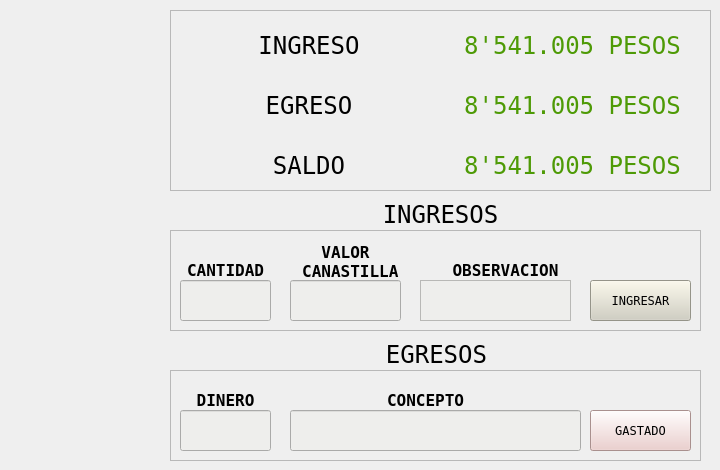
    <widget class="QWidget" name="tab">
     <attribute name="title">
      <string>LIMON</string>
     </attribute>
     <widget class="QLabel" name="label_40">
      <property name="geometry">
       <rect>
        <x>176</x>
        <y>340</y>
        <width>521</width>
        <height>28</height>
       </rect>
      </property>
      <property name="font">
       <font>
        <family>Andale Mono</family>
        <pointsize>18</pointsize>
       </font>
      </property>
      <property name="text">
       <string>EGRESOS</string>
      </property>
      <property name="alignment">
       <set>Qt::AlignCenter</set>
      </property>
     </widget>
     <widget class="QFrame" name="frame_9">
      <property name="geometry">
       <rect>
        <x>170</x>
        <y>230</y>
        <width>531</width>
        <height>101</height>
       </rect>
      </property>
      <property name="font">
       <font>
        <family>Andale Mono</family>
       </font>
      </property>
      <property name="frameShape">
       <enum>QFrame::StyledPanel</enum>
      </property>
      <property name="frameShadow">
       <enum>QFrame::Raised</enum>
      </property>
      <widget class="QLabel" name="label_21">
       <property name="geometry">
        <rect>
         <x>10</x>
         <y>20</y>
         <width>91</width>
         <height>41</height>
        </rect>
       </property>
       <property name="font">
        <font>
         <family>Andale Mono</family>
         <pointsize>12</pointsize>
         <weight>75</weight>
         <bold>true</bold>
        </font>
       </property>
       <property name="text">
        <string>CANTIDAD</string>
       </property>
       <property name="alignment">
        <set>Qt::AlignCenter</set>
       </property>
      </widget>
      <widget class="QPushButton" name="boton_venta_limon">
       <property name="geometry">
        <rect>
         <x>420</x>
         <y>50</y>
         <width>101</width>
         <height>41</height>
        </rect>
       </property>
       <property name="font">
        <font>
         <family>Andale Mono</family>
        </font>
       </property>
       <property name="styleSheet">
        <string notr="true">background-color: rgb(209, 207, 192);</string>
       </property>
       <property name="text">
        <string>INGRESAR</string>
       </property>
      </widget>
      <widget class="QLabel" name="label_20">
       <property name="geometry">
        <rect>
         <x>120</x>
         <y>10</y>
         <width>111</width>
         <height>44</height>
        </rect>
       </property>
       <property name="font">
        <font>
         <family>Andale Mono</family>
         <pointsize>12</pointsize>
         <weight>75</weight>
         <bold>true</bold>
        </font>
       </property>
       <property name="text">
        <string>VALOR
 CANASTILLA</string>
       </property>
       <property name="alignment">
        <set>Qt::AlignCenter</set>
       </property>
      </widget>
      <widget class="QLabel" name="label_22">
       <property name="geometry">
        <rect>
         <x>260</x>
         <y>20</y>
         <width>151</width>
         <height>41</height>
        </rect>
       </property>
       <property name="font">
        <font>
         <family>Andale Mono</family>
         <pointsize>12</pointsize>
         <weight>75</weight>
         <bold>true</bold>
        </font>
       </property>
       <property name="text">
        <string>OBSERVACION</string>
       </property>
       <property name="alignment">
        <set>Qt::AlignCenter</set>
       </property>
      </widget>
      <widget class="QLineEdit" name="cantidad_limones_venta">
       <property name="geometry">
        <rect>
         <x>10</x>
         <y>50</y>
         <width>91</width>
         <height>41</height>
        </rect>
       </property>
       <property name="styleSheet">
        <string notr="true">background-color: rgb(238, 238, 236);</string>
       </property>
      </widget>
      <widget class="QTextEdit" name="observacion_limon">
       <property name="geometry">
        <rect>
         <x>250</x>
         <y>50</y>
         <width>151</width>
         <height>41</height>
        </rect>
       </property>
       <property name="font">
        <font/>
       </property>
       <property name="styleSheet">
        <string notr="true">background-color: rgb(238, 238, 236);</string>
       </property>
       <property name="html">
        <string>&lt;!DOCTYPE HTML PUBLIC &quot;-//W3C//DTD HTML 4.0//EN&quot; &quot;http://www.w3.org/TR/REC-html40/strict.dtd&quot;&gt;
&lt;html&gt;&lt;head&gt;&lt;meta name=&quot;qrichtext&quot; content=&quot;1&quot; /&gt;&lt;style type=&quot;text/css&quot;&gt;
p, li { white-space: pre-wrap; }
&lt;/style&gt;&lt;/head&gt;&lt;body style=&quot; font-family:'Ubuntu'; font-size:11pt; font-weight:400; font-style:normal;&quot;&gt;
&lt;p style=&quot;-qt-paragraph-type:empty; margin-top:0px; margin-bottom:0px; margin-left:0px; margin-right:0px; -qt-block-indent:0; text-indent:0px;&quot;&gt;&lt;br /&gt;&lt;/p&gt;&lt;/body&gt;&lt;/html&gt;</string>
       </property>
      </widget>
      <widget class="QLineEdit" name="valor_venta_limon">
       <property name="geometry">
        <rect>
         <x>120</x>
         <y>50</y>
         <width>111</width>
         <height>41</height>
        </rect>
       </property>
       <property name="styleSheet">
        <string notr="true">background-color: rgb(238, 238, 236);</string>
       </property>
      </widget>
     </widget>
     <widget class="QLabel" name="label_41">
      <property name="geometry">
       <rect>
        <x>180</x>
        <y>200</y>
        <width>521</width>
        <height>28</height>
       </rect>
      </property>
      <property name="font">
       <font>
        <family>Andale Mono</family>
        <pointsize>18</pointsize>
       </font>
      </property>
      <property name="text">
       <string>INGRESOS</string>
      </property>
      <property name="alignment">
       <set>Qt::AlignCenter</set>
      </property>
     </widget>
     <widget class="QFrame" name="frame_10">
      <property name="geometry">
       <rect>
        <x>170</x>
        <y>370</y>
        <width>531</width>
        <height>91</height>
       </rect>
      </property>
      <property name="font">
       <font>
        <family>Andale Mono</family>
       </font>
      </property>
      <property name="frameShape">
       <enum>QFrame::StyledPanel</enum>
      </property>
      <property name="frameShadow">
       <enum>QFrame::Raised</enum>
      </property>
      <widget class="QPushButton" name="boton_gasto_limon">
       <property name="geometry">
        <rect>
         <x>420</x>
         <y>40</y>
         <width>101</width>
         <height>41</height>
        </rect>
       </property>
       <property name="font">
        <font>
         <family>Andale Mono</family>
        </font>
       </property>
       <property name="styleSheet">
        <string notr="true">background-color: rgb(236, 201, 199);</string>
       </property>
       <property name="text">
        <string>GASTADO</string>
       </property>
      </widget>
      <widget class="QLabel" name="label_23">
       <property name="geometry">
        <rect>
         <x>10</x>
         <y>10</y>
         <width>91</width>
         <height>41</height>
        </rect>
       </property>
       <property name="font">
        <font>
         <family>Andale Mono</family>
         <pointsize>12</pointsize>
         <weight>75</weight>
         <bold>true</bold>
        </font>
       </property>
       <property name="text">
        <string>DINERO</string>
       </property>
       <property name="alignment">
        <set>Qt::AlignCenter</set>
       </property>
      </widget>
      <widget class="QLineEdit" name="cantidad_gasto_limon">
       <property name="geometry">
        <rect>
         <x>10</x>
         <y>40</y>
         <width>91</width>
         <height>41</height>
        </rect>
       </property>
       <property name="styleSheet">
        <string notr="true">background-color: rgb(238, 238, 236);</string>
       </property>
      </widget>
      <widget class="QLineEdit" name="concepto_gasto_limon">
       <property name="geometry">
        <rect>
         <x>120</x>
         <y>40</y>
         <width>291</width>
         <height>41</height>
        </rect>
       </property>
       <property name="styleSheet">
        <string notr="true">background-color: rgb(238, 238, 236);</string>
       </property>
      </widget>
      <widget class="QLabel" name="label_25">
       <property name="geometry">
        <rect>
         <x>120</x>
         <y>20</y>
         <width>271</width>
         <height>21</height>
        </rect>
       </property>
       <property name="font">
        <font>
         <family>Andale Mono</family>
         <pointsize>12</pointsize>
         <weight>75</weight>
         <bold>true</bold>
        </font>
       </property>
       <property name="text">
        <string>CONCEPTO</string>
       </property>
       <property name="alignment">
        <set>Qt::AlignCenter</set>
       </property>
      </widget>
      <zorder>label_25</zorder>
      <zorder>boton_gasto_limon</zorder>
      <zorder>label_23</zorder>
      <zorder>cantidad_gasto_limon</zorder>
      <zorder>concepto_gasto_limon</zorder>
     </widget>
     <widget class="QFrame" name="frame_17">
      <property name="geometry">
       <rect>
        <x>170</x>
        <y>10</y>
        <width>541</width>
        <height>181</height>
       </rect>
      </property>
      <property name="font">
       <font>
        <family>Andale Mono</family>
       </font>
      </property>
      <property name="frameShape">
       <enum>QFrame::StyledPanel</enum>
      </property>
      <property name="frameShadow">
       <enum>QFrame::Raised</enum>
      </property>
      <widget class="QWidget" name="">
       <property name="geometry">
        <rect>
         <x>10</x>
         <y>80</y>
         <width>521</width>
         <height>30</height>
        </rect>
       </property>
       <layout class="QHBoxLayout" name="horizontalLayout_2">
        <item>
         <widget class="QLabel" name="label_19">
          <property name="font">
           <font>
            <family>Andale Mono</family>
            <pointsize>18</pointsize>
           </font>
          </property>
          <property name="text">
           <string>EGRESO</string>
          </property>
          <property name="alignment">
           <set>Qt::AlignCenter</set>
          </property>
         </widget>
        </item>
        <item>
         <widget class="QLabel" name="valor_egreso_limon">
          <property name="font">
           <font>
            <family>Andale Mono</family>
            <pointsize>18</pointsize>
           </font>
          </property>
          <property name="styleSheet">
           <string notr="true">color: rgb(78, 154, 6);</string>
          </property>
          <property name="text">
           <string>8'541.005 PESOS</string>
          </property>
          <property name="alignment">
           <set>Qt::AlignCenter</set>
          </property>
         </widget>
        </item>
       </layout>
      </widget>
      <widget class="QWidget" name="">
       <property name="geometry">
        <rect>
         <x>10</x>
         <y>140</y>
         <width>521</width>
         <height>30</height>
        </rect>
       </property>
       <layout class="QHBoxLayout" name="horizontalLayout">
        <item>
         <widget class="QLabel" name="label_18">
          <property name="font">
           <font>
            <family>Andale Mono</family>
            <pointsize>18</pointsize>
           </font>
          </property>
          <property name="text">
           <string>SALDO</string>
          </property>
          <property name="alignment">
           <set>Qt::AlignCenter</set>
          </property>
         </widget>
        </item>
        <item>
         <widget class="QLabel" name="valor_saldo_limon">
          <property name="font">
           <font>
            <family>Andale Mono</family>
            <pointsize>18</pointsize>
           </font>
          </property>
          <property name="styleSheet">
           <string notr="true">color: rgb(78, 154, 6);</string>
          </property>
          <property name="text">
           <string>8'541.005 PESOS</string>
          </property>
          <property name="alignment">
           <set>Qt::AlignCenter</set>
          </property>
         </widget>
        </item>
       </layout>
      </widget>
      <widget class="QWidget" name="">
       <property name="geometry">
        <rect>
         <x>10</x>
         <y>20</y>
         <width>521</width>
         <height>30</height>
        </rect>
       </property>
       <layout class="QHBoxLayout" name="horizontalLayout_7">
        <item>
         <widget class="QLabel" name="label_26">
          <property name="font">
           <font>
            <family>Andale Mono</family>
            <pointsize>18</pointsize>
           </font>
          </property>
          <property name="text">
           <string>INGRESO</string>
          </property>
          <property name="alignment">
           <set>Qt::AlignCenter</set>
          </property>
         </widget>
        </item>
        <item>
         <widget class="QLabel" name="valor_ingreso_limon">
          <property name="font">
           <font>
            <family>Andale Mono</family>
            <pointsize>18</pointsize>
           </font>
          </property>
          <property name="styleSheet">
           <string notr="true">color: rgb(78, 154, 6);</string>
          </property>
          <property name="text">
           <string>8'541.005 PESOS</string>
          </property>
          <property name="alignment">
           <set>Qt::AlignCenter</set>
          </property>
         </widget>
        </item>
       </layout>
      </widget>
     </widget>
    </widget>
